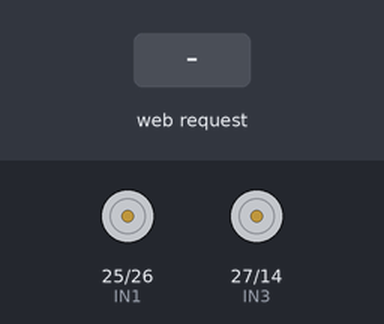
Bench run of a sketch on a simulated ESP32. Parts: motor-driver pin pairs drawn as motors (green arrow = first pin HIGH = forward, orange = second pin HIGH = backward, longer = more drive, scaled by the enable pin). The test bench sets the inputs (shaded band). WiFi joins after 1.5 s; servers stay silent unless stated; what the sketch prints to the serial monitor is not drawn.

Above: at 2.7 s.
2.8 s: HTTP request GET /forward received
At 3.6 s:
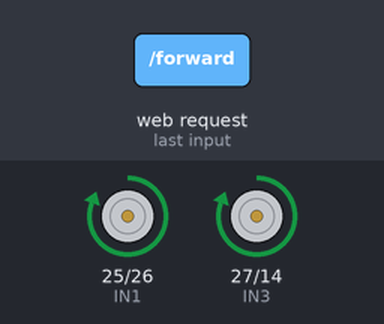
4.3 s: HTTP request GET /left received
At 4.7 s:
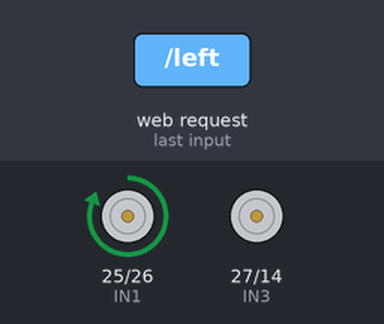
5.8 s: HTTP request GET /right received
At 7.0 s:
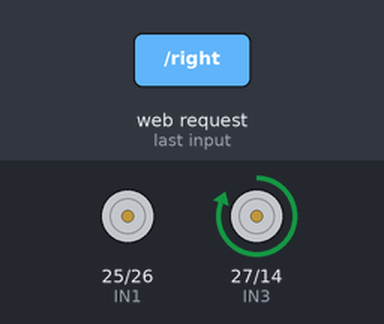
7.3 s: HTTP request GET /stop received
At 8.2 s:
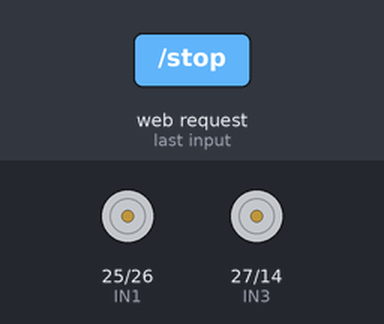
Timing chart, 0 to 9.8 s (numbered marks = the images above; inputs shaded):
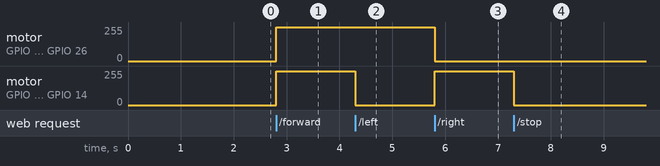

The sketch:

ESP32.ino
```cpp
#include <WiFi.h>
#include <WebServer.h>

const char* ssid = "First Floor 2.4G";
const char* password = "03074777793";

WebServer server(80);

// Motor Pins
#define ENA 2
#define IN1 25
#define IN2 26
#define IN3 27
#define IN4 14
#define ENB 21

// Ultrasonic Pins
#define TRIG 32
#define ECHO 33

// Motor functions
void forward() {
  digitalWrite(ENA,HIGH); digitalWrite(ENB,HIGH);
  digitalWrite(IN1,HIGH); digitalWrite(IN2,LOW);
  digitalWrite(IN3,HIGH); digitalWrite(IN4,LOW);
}

void left() {
  digitalWrite(ENA,HIGH); digitalWrite(ENB,HIGH);
  digitalWrite(IN1,HIGH); digitalWrite(IN2,LOW);
  digitalWrite(IN3,LOW); digitalWrite(IN4,LOW);
}

void right() {
  digitalWrite(ENA,HIGH); digitalWrite(ENB,HIGH);
  digitalWrite(IN1,LOW); digitalWrite(IN2,LOW);
  digitalWrite(IN3,HIGH); digitalWrite(IN4,LOW);
}

void stopMotors() {
  digitalWrite(ENA,LOW); digitalWrite(ENB,LOW);
  digitalWrite(IN1,LOW); digitalWrite(IN2,LOW);
  digitalWrite(IN3,LOW); digitalWrite(IN4,LOW);
}

// Ultrasonic distance function
long readUltrasonicCM() {
  digitalWrite(TRIG, LOW);
  delayMicroseconds(2);
  digitalWrite(TRIG, HIGH);
  delayMicroseconds(10);
  digitalWrite(TRIG, LOW);

  long duration = pulseIn(ECHO, HIGH, 30000); // timeout 30ms
  long distance = duration / 58; // cm
  return distance;
}

// HTTP handlers
void handleForward() { forward(); server.send(200,"text/plain","FORWARD"); }
void handleLeft() { left(); server.send(200,"text/plain","LEFT"); }
void handleRight() { right(); server.send(200,"text/plain","RIGHT"); }
void handleStop() { stopMotors(); server.send(200,"text/plain","STOP"); }
void handleDistance() {
  long dist = readUltrasonicCM();
  server.send(200,"text/plain",String(dist));
}

void setup() {
  Serial.begin(115200);

  // Motor pins
  pinMode(ENA,OUTPUT); pinMode(ENB,OUTPUT);
  pinMode(IN1,OUTPUT); pinMode(IN2,OUTPUT);
  pinMode(IN3,OUTPUT); pinMode(IN4,OUTPUT);

  // Ultrasonic pins
  pinMode(TRIG, OUTPUT); pinMode(ECHO, INPUT);

  Serial.println("Connecting to Wi-Fi...");
  WiFi.begin(ssid,password);
  while(WiFi.status() != WL_CONNECTED){ delay(500); Serial.print("."); }
  Serial.println("\nWi-Fi connected!");
  Serial.print("ESP32 IP Address: "); Serial.println(WiFi.localIP());

  // Routes
  server.on("/forward", handleForward);
  server.on("/left", handleLeft);
  server.on("/right", handleRight);
  server.on("/stop", handleStop);
  server.on("/distance", handleDistance);

  server.begin();
  Serial.println("Server started");
}

void loop() {
  server.handleClient();
}
```

Measured:
- after the input at 2.8 s, motor on GPIO 25 (IN1) / GPIO 26 (IN2), motor on GPIO 27 (IN3) / GPIO 14 (IN4): stopped → forward 255/255 at once
- after the input at 4.3 s, motor on GPIO 27 (IN3) / GPIO 14 (IN4): forward 255/255 → stopped at once
- after the input at 5.8 s, motor on GPIO 25 (IN1) / GPIO 26 (IN2): forward 255/255 → stopped at once; motor on GPIO 27 (IN3) / GPIO 14 (IN4): stopped → forward 255/255 at once
- after the input at 7.3 s, motor on GPIO 27 (IN3) / GPIO 14 (IN4): forward 255/255 → stopped at once
